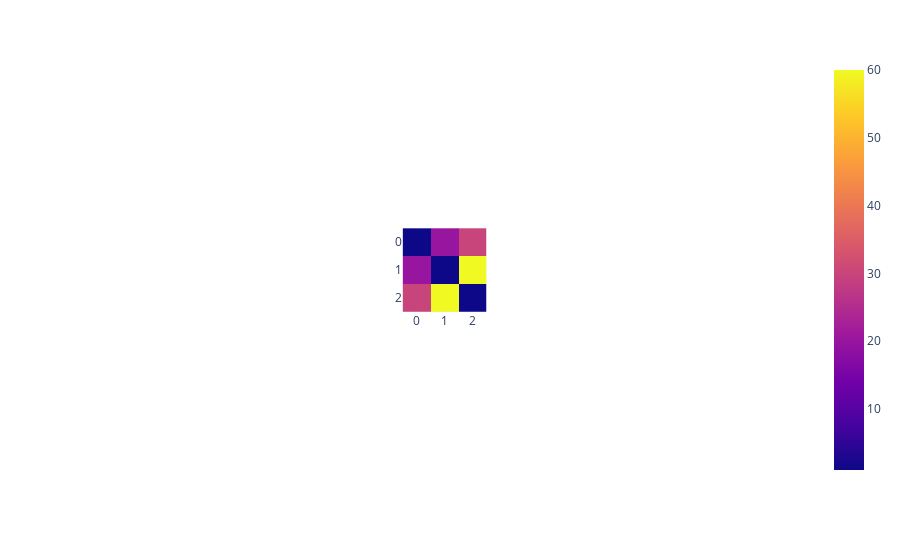

The notebook cell this image was saved under:
### Code cell


### Figure 1 — Plotly figure (JSON) as saved in the notebook; plotly's stock layout.template omitted (floating-point values rounded to 4 significant figures)
{"data": [{"coloraxis": "coloraxis", "hovertemplate": "x: %{x}<br>y: %{y}<br>color: %{z}<extra></extra>", "name": "0", "type": "heatmap", "xaxis": "x", "yaxis": "y", "z": [[1, 20, 30], [20, 1, 60], [30, 60, 1]]}], "layout": {"autosize": true, "coloraxis": {"colorscale": [[0, "#0d0887"], [0.1111, "#46039f"], [0.2222, "#7201a8"], [0.3333, "#9c179e"], [0.4444, "#bd3786"], [0.5556, "#d8576b"], [0.6667, "#ed7953"], [0.7778, "#fb9f3a"], [0.8889, "#fdca26"], [1, "#f0f921"]]}, "margin": {"t": 60}, "xaxis": {"anchor": "y", "autorange": true, "constrain": "domain", "domain": [0.4426, 0.5574], "range": [-0.5, 2.5], "scaleanchor": "y"}, "yaxis": {"anchor": "x", "autorange": true, "constrain": "domain", "domain": [0, 1], "range": [2.5, -0.5]}}}
